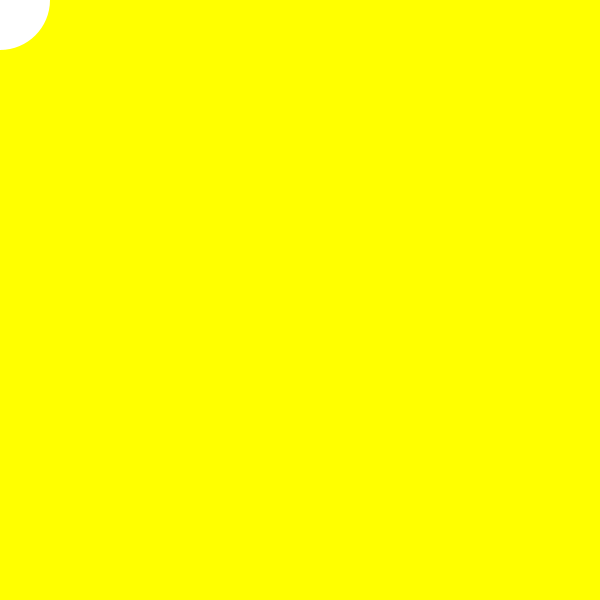
Frame 1 (no input)
Frame 60 (the mouse pressed at the canvas centre just before this capture): identical to frame 1, image omitted
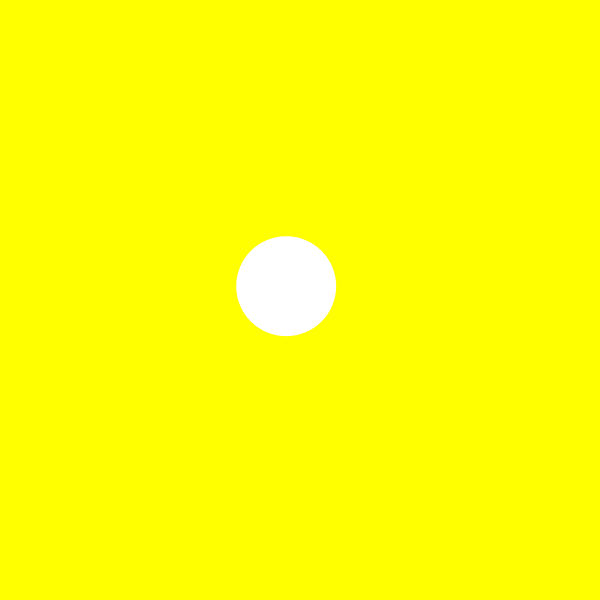
Frame 120 (the mouse held since frame 60 and released just before this capture)

The Processing sketch that drew these frames (run headless with seeded random() and noise(); from frame 60 on, the mouse is pressed at the canvas centre):

// Processing sketch: challenge03b
// ── challenge03b.pde
float x,y;
float ballease = 0.05;

void setup() {
  size(600, 600); 
  noStroke();  
}

void draw() { 
  background(255,255,0);
  
  float targetX = mouseX;
  float tempx = targetX - x;
  x += tempx * ballease;
  float targetY = mouseY;
  float tempy = targetY - y;
  y += tempy * ballease;
  
  ellipse(x, y, 100, 100);
}
